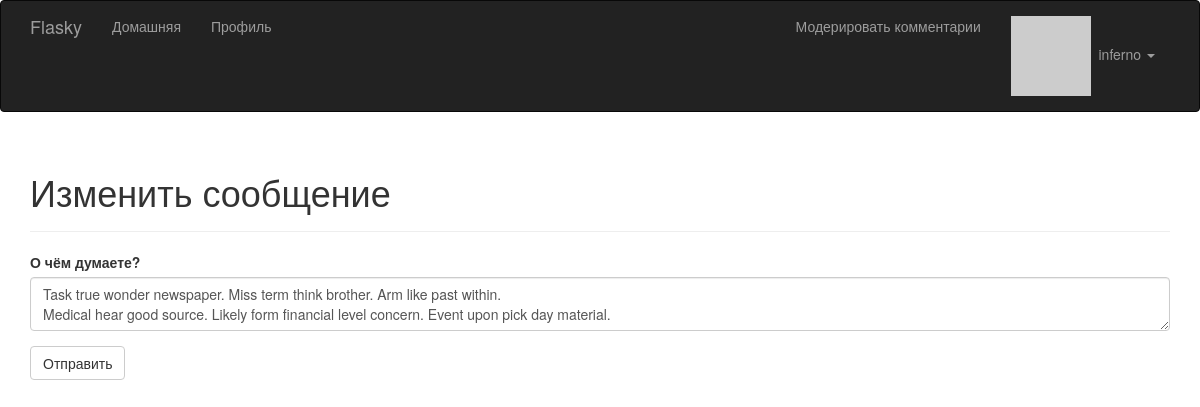
The app's page /edit/127 (signed in) with its own data.
### app/models.py (models this page shows, shortened)
class User(UserMixin, db.Model):
    __tablename__ = 'users'
    id = db.Column(db.Integer, primary_key=True)
    email = db.Column(db.String(64), unique=True, index=True)
    username = db.Column(db.String(64), unique=True, index=True)
    password_hash = db.Column(db.String(128))
    role_id = db.Column(db.Integer, db.ForeignKey('roles.id'))
    confirmed = db.Column(db.Boolean, default=False)
    name = db.Column(db.String(64))
    location = db.Column(db.String(64))
    about_me = db.Column(db.Text())
    member_since = db.Column(db.DateTime(), default=datetime.utcnow)
    last_seen = db.Column(db.DateTime(), default=datetime.utcnow)
    avatar_hash = db.Column(db.String(32))
    posts = db.relationship('Post', backref='author', lazy='dynamic')
    comments = db.relationship('Comment', backref='author', lazy='dynamic')
    followed = db.relationship('Follow',
                               foreign_keys=[Follow.follower_id],
                               backref=db.backref('follower', lazy='joined'),
                               lazy='dynamic',
                               cascade='all, delete-orphan')
    followers = db.relationship('Follow',
                                foreign_keys=[Follow.followed_id],
                                backref=db.backref('followed', lazy='joined'),
                                lazy='dynamic',
                                cascade='all, delete-orphan')
    @property
    def password(self):
        raise AttributeError('password is not a readable attribute')
    def can(self, perm):
        return self.role is not None and self.role.has_permission(perm)
    def ping(self):
        self.last_seen = datetime.utcnow()
        db.session.add(self)
        db.session.commit()
    def gravatar(self, size=100, default='identicon', rating='g'):
        if request.is_secure:
            url = 'https://secure.gravatar.com/avatar'
        else:
            url = 'http://secure.gravatar.com/avatar'
        hash = hashlib.md5(self.email.lower().encode('utf-8')).hexdigest()
        return f'{url}/{hash}?s={size}&d={default}&r={rating}'

class Post(db.Model):
    __tablename__ = 'posts'
    id = db.Column(db.Integer, primary_key=True)
    body = db.Column(db.Text)
    body_html = db.Column(db.Text)
    timestamp = db.Column(db.DateTime, index=True, default=datetime.utcnow)
    author_id = db.Column(db.Integer, db.ForeignKey('users.id'))
    comments = db.relationship('Comment', backref='post', lazy='dynamic')

### app/main/views.py (the view)
@main.route('/edit/<int:id>', methods=['GET', 'POST'])
@login_required
def edit(id):
    post = Post.query.get_or_404(id)
    if current_user != post.author and \
            not current_user.can(Permission.ADMIN):
        abort(403)
    form = PostForm()
    if form.validate_on_submit():
        post.body = form.body.data
        db.session.add(post)
        db.session.commit()
        flash('Пост обновлён.')
        return redirect(url_for('.post', id=post.id))
    form.body.data = post.body
    return render_template('edit_post.html', form=form)

### app/main/forms.py
class PostForm(FlaskForm):
    body = PageDownField("О чём думаете?", validators=[DataRequired()])
    submit = SubmitField('Отправить')

### app/auth/views.py (called while the page is built)
@auth.before_app_request
def before_request():
    if current_user.is_authenticated:
        current_user.ping()
        if not current_user.confirmed \
                and request.blueprint != 'auth' \
                and request.endpoint != 'static':
            return redirect(url_for('auth.unconfirmed'))

### app/main/__init__.py (called while the page is built)
@main.app_context_processor
def inject_permissions():
    return dict(Permission=Permission)

### app/main/views.py (called while the page is built)
@main.after_app_request
def after_request(response):
    for query in get_debug_queries():
        if query.duration >= current_app.config['FLASKY_SLOW_DB_QUERY_TIME']:
            current_app.logger.warning(
                'Slow query: %s\nParameters: %s\nDuration: %fs\nContext: %s\n' %
                (query.statement, query.parameters, query.duration, query.context))
    return response

### app/models.py (called while the page is built)
@login_manager.user_loader
def load_user(user_id):
    return User.query.get(int(user_id))

    def has_permission(self, perm):
        return self.permissions & perm == perm

### app/templates/edit_post.html (shortened to what this page needs)
{% extends "base.html" %}
{% import "bootstrap/wtf.html" as wtf %}
{% block page_content %}
<div class="page-header">
  <h1>Изменить сообщение</h1>
</div>
<div>
  {{ wtf.quick_form(form) }}
</div>
{% endblock %}

### app/templates/base.html (shortened to what this page needs)
{% extends "bootstrap/base.html" %}
{% block head %}
{{ super() }}
<link rel="stylesheet" type="text/css" href="{{ url_for('static', filename='styles.css') }}">
{% endblock %}
{% block navbar %}
<div class="navbar navbar-inverse" role="navigation">
    <div class="container">
        <div class="navbar-header">
            <a class="navbar-brand" href="/">Flasky</a>
        </div>
        <div class="navbar-collapse collapse">
            <ul class="nav navbar-nav">
                <li><a href="/">Домашняя</a></li>
                {% if current_user.is_authenticated %}
                <li>
                    <a href="{{ url_for('main.user', username=current_user.username) }}">
                        Профиль
                    </a>
                </li>
                {% endif %}
            </ul>
            <ul class="nav navbar-nav navbar-right">
                {% if current_user.can(Permission.MODERATE) %}
                <li><a href="{{url_for('.moderate') }}">Модерировать комментарии</a></li>
                {% endif %}
                {% if current_user.is_authenticated %}
            <li class="dropdown">
            <a href="#" class="dropdown-toggle" data-toggle="dropdown">
            <img src="{{ current_user.gravatar(size=18) }}">
                &nbsp;{{ current_user.username }} <b class="caret"></b></a>
                    </li>
                    {% else %}
                <li><a href="{{ url_for('auth.login') }}">Войти</a></li>
                {% endif %}
            </ul>
        </div>
    </div>
</div>
{% endblock %}
{% block content %}
<div class="container">
    {% block page_content %}{% endblock %}
</div>
{% endblock %}

### records on screen
User: username "inferno"
Post: body "Task true wonder newspaper. Miss term think brother. Arm like past within. Medical hear good source. Likely form financial level concern. Event upon pick day material."
